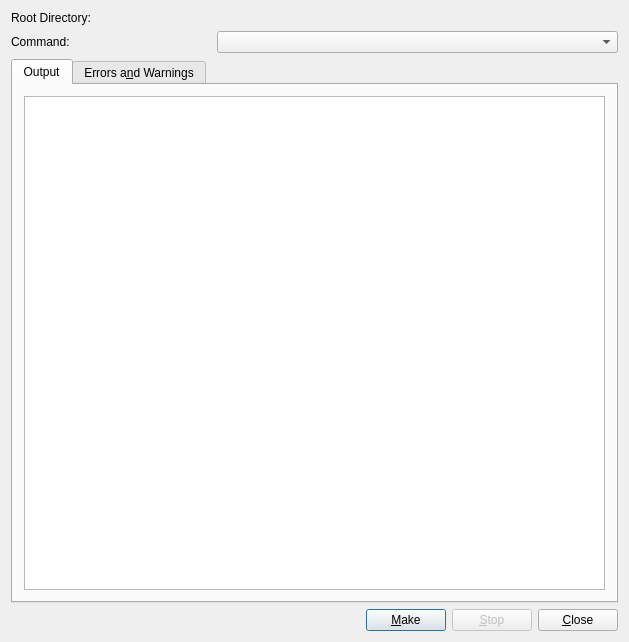
<?xml version="1.0" encoding="UTF-8"?>
<ui version="4.0">
 <class>MakeLayout</class>
 <widget class="QWidget" name="MakeLayout">
  <property name="geometry">
   <rect>
    <x>0</x>
    <y>0</y>
    <width>629</width>
    <height>642</height>
   </rect>
  </property>
  <property name="windowTitle">
   <string>KScope - Make</string>
  </property>
  <layout class="QVBoxLayout">
   <item>
    <layout class="QGridLayout">
     <item row="0" column="0">
      <widget class="QLabel" name="textLabel1">
       <property name="text">
        <string>Root Directory:</string>
       </property>
       <property name="wordWrap">
        <bool>false</bool>
       </property>
      </widget>
     </item>
     <item row="1" column="0">
      <widget class="QLabel" name="textLabel2">
       <property name="text">
        <string>Command:</string>
       </property>
       <property name="wordWrap">
        <bool>false</bool>
       </property>
      </widget>
     </item>
     <item row="0" column="1" colspan="2">
      <widget class="KUrlRequester" name="m_pRootURL"/>
     </item>
     <item row="1" column="1" colspan="2">
      <widget class="KHistoryComboBox" name="m_pCommandHistory"/>
     </item>
    </layout>
   </item>
   <item>
    <widget class="QTabWidget" name="tabWidget2">
     <widget class="QWidget" name="tab1">
      <attribute name="title">
       <string>Output</string>
      </attribute>
      <layout class="QVBoxLayout">
       <item>
        <widget class="KTextBrowser" name="m_pOutputBrowser"/>
       </item>
      </layout>
     </widget>
     <widget class="QWidget" name="tab2">
      <attribute name="title">
       <string>Errors a&amp;nd Warnings</string>
      </attribute>
      <layout class="QVBoxLayout">
       <item>
        <widget class="QueryView" name="m_pErrorView" native="true"/>
       </item>
      </layout>
     </widget>
    </widget>
   </item>
   <item>
    <layout class="QHBoxLayout">
     <item>
      <spacer name="spacer1">
       <property name="orientation">
        <enum>Qt::Horizontal</enum>
       </property>
       <property name="sizeType">
        <enum>QSizePolicy::Expanding</enum>
       </property>
       <property name="sizeHint" stdset="0">
        <size>
         <width>520</width>
         <height>21</height>
        </size>
       </property>
      </spacer>
     </item>
     <item>
      <widget class="QPushButton" name="m_pMakeButton">
       <property name="text">
        <string>&amp;Make</string>
       </property>
       <property name="shortcut">
        <string>Alt+M</string>
       </property>
       <property name="default">
        <bool>true</bool>
       </property>
      </widget>
     </item>
     <item>
      <widget class="QPushButton" name="m_pStopButton">
       <property name="enabled">
        <bool>false</bool>
       </property>
       <property name="text">
        <string>&amp;Stop</string>
       </property>
       <property name="shortcut">
        <string>Alt+S</string>
       </property>
      </widget>
     </item>
     <item>
      <widget class="QPushButton" name="m_pCloseButton">
       <property name="text">
        <string>&amp;Close</string>
       </property>
       <property name="shortcut">
        <string>Alt+C</string>
       </property>
      </widget>
     </item>
    </layout>
   </item>
  </layout>
 </widget>
 <layoutdefault spacing="6" margin="11"/>
 <customwidgets>
  <customwidget>
   <class>KTextBrowser</class>
   <extends>QTextBrowser</extends>
   <header>ktextbrowser.h</header>
  </customwidget>
  <customwidget>
   <class>KComboBox</class>
   <extends>QComboBox</extends>
   <header>kcombobox.h</header>
  </customwidget>
  <customwidget>
   <class>KUrlRequester</class>
   <extends>QFrame</extends>
   <header>kurlrequester.h</header>
  </customwidget>
  <customwidget>
   <class>KHistoryComboBox</class>
   <extends>KComboBox</extends>
   <header>khistorycombobox.h</header>
  </customwidget>
  <customwidget>
   <class>QueryView</class>
   <extends>QWidget</extends>
   <header>queryview.h</header>
  </customwidget>
 </customwidgets>
 <tabstops>
  <tabstop>m_pMakeButton</tabstop>
  <tabstop>m_pStopButton</tabstop>
  <tabstop>m_pCloseButton</tabstop>
 </tabstops>
 <resources/>
 <connections>
  <connection>
   <sender>m_pCloseButton</sender>
   <signal>clicked()</signal>
   <receiver>MakeLayout</receiver>
   <slot>close()</slot>
   <hints>
    <hint type="sourcelabel">
     <x>20</x>
     <y>20</y>
    </hint>
    <hint type="destinationlabel">
     <x>20</x>
     <y>20</y>
    </hint>
   </hints>
  </connection>
  <connection>
   <sender>m_pMakeButton</sender>
   <signal>clicked()</signal>
   <receiver>MakeLayout</receiver>
   <slot>slotMake()</slot>
   <hints>
    <hint type="sourcelabel">
     <x>20</x>
     <y>20</y>
    </hint>
    <hint type="destinationlabel">
     <x>20</x>
     <y>20</y>
    </hint>
   </hints>
  </connection>
  <connection>
   <sender>m_pStopButton</sender>
   <signal>clicked()</signal>
   <receiver>MakeLayout</receiver>
   <slot>slotStop()</slot>
   <hints>
    <hint type="sourcelabel">
     <x>20</x>
     <y>20</y>
    </hint>
    <hint type="destinationlabel">
     <x>20</x>
     <y>20</y>
    </hint>
   </hints>
  </connection>
 </connections>
</ui>
